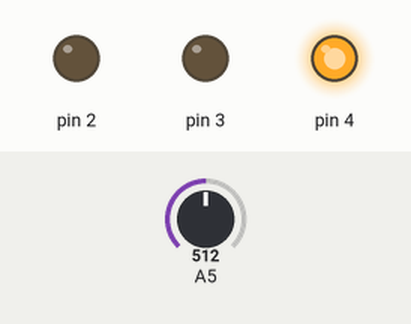
Simulated run of this sketch. Board: Arduino Uno, built with avr-gcc and run on an emulated ATmega328P. Parts: output pins drawn as LEDs (lit = HIGH). The test bench sets the inputs (shaded band); at power-on: A5 = 512.

Above: at 1.2 s.
1.3 s: A5 set to 254
2.8 s: A5 set to 227
At 3.5 s:
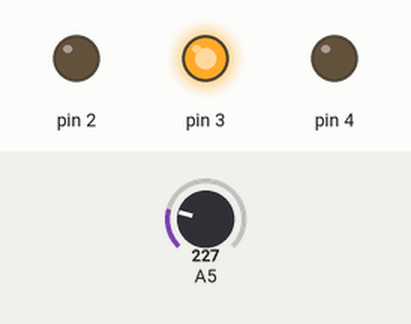
4.3 s: A5 set to 128
5.8 s: A5 set to 111
At 7.0 s:
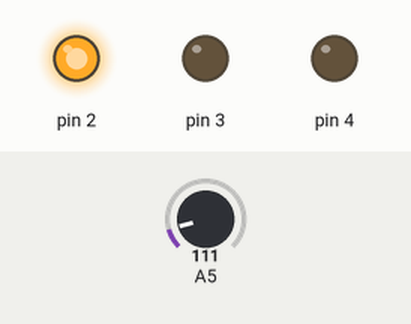
7.3 s: A5 set to 122
At 8.2 s:
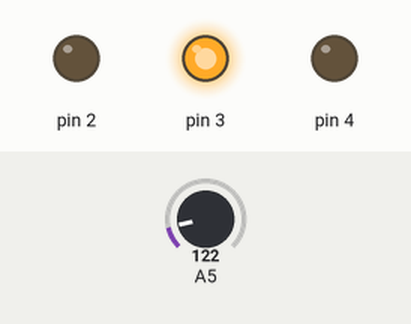
8.8 s: A5 set to 0
At 9.3 s:
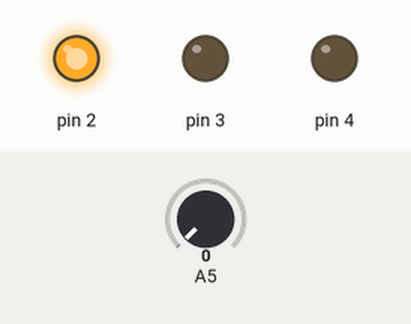
Timing chart, 0 to 11.3 s (numbered marks = the images above; inputs shaded):
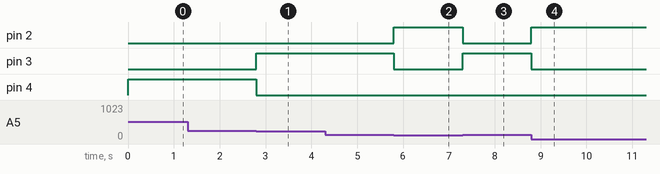

Measured:
- the behaviour switches between 240 and 239 on A5 (found by bisection; images 0 and 1)
- the behaviour switches between 120 and 119 on A5 (found by bisection; images 1 and 2)
- after the input at 1.3 s, every drawn part: stays the same
- after the input at 2.8 s, pin 3: LOW → HIGH at once; pin 4: HIGH → LOW at once
- after the input at 4.3 s, every drawn part: stays the same
- after the input at 5.8 s, pin 2: LOW → HIGH at once; pin 3: HIGH → LOW at once
- after the input at 7.3 s, pin 2: HIGH → LOW at once; pin 3: LOW → HIGH at once
- after the input at 8.8 s, pin 2: LOW → HIGH at once; pin 3: HIGH → LOW at once

The sketch:

exer01.ino
```cpp
void setup(){
  pinMode(2, OUTPUT);
  pinMode(3, OUTPUT);
  pinMode(4, OUTPUT);
}

void loop(){
  int valmed = analogRead(A5);
  if(valmed >= 0 && valmed < 120){
    digitalWrite(2, HIGH);
    digitalWrite(3, LOW);
    digitalWrite(4, LOW);
  }else if(valmed >= 120 && valmed < 240){
      digitalWrite(2, LOW);
      digitalWrite(3, HIGH);
      digitalWrite(4, LOW);
  }else if(valmed >= 240){
      digitalWrite(2, LOW);
      digitalWrite(3, LOW);
      digitalWrite(4, HIGH);
  }
}
```
